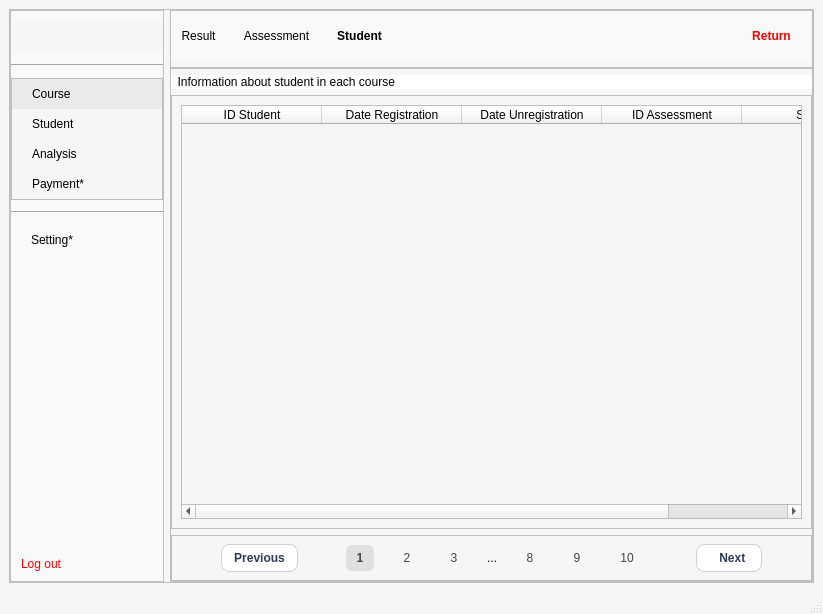
<?xml version="1.0" encoding="UTF-8"?>
<ui version="4.0">
 <class>MainWindow</class>
 <widget class="QMainWindow" name="MainWindow">
  <property name="geometry">
   <rect>
    <x>0</x>
    <y>0</y>
    <width>823</width>
    <height>614</height>
   </rect>
  </property>
  <property name="windowTitle">
   <string>MainWindow</string>
  </property>
  <property name="styleSheet">
   <string notr="true">QMainWindow {
    background-color: #f6f6f6;
}
QFrame {
    background-color: #f6f6f6;
}
#centralwidget{
	background-color: #f6f6f6;
}
#menu {
    background-color: #f9f9f9;
    border-right: 1px solid #e0e0e0;
}
QLabel#brand {
    color: black;
}

#header_result,
#header_assessment,
#header_student {

border: none;
padding: 5px 10px;
}

#header_student {
    background-color: #4C8BF5; /* A vibrant blue (matches existing create button) */
    
    /* Ensure it overrides the basic button style from the common rule */
    border: none;
    padding: 5px 10px;
    
    /* Optional visual flair */
    border-radius: 4px; 
    font-weight: bold;
}



#header_return {

background-color: black;
color: red;
border: none;
padding: 5px 10px;
font-weight:bold;
}
#menu_analysis,
#menu_course,
#menu_payment,
#menu_student,
#menu_setting {
    text-align: left;
    padding: 8px 20px;
    border: none;
	color: black;
}
#menu_analysis:hover,
#menu_course:hover,
#menu_logout:hover,
#menu_payment:hover,
#menu_student:hover,
#menu_setting:hover {
    background-color: #eaeaea;
}
#menu_logout {
    color: red;
    padding: 10px;
    text-align: left;
	border: none;
}
#menu_course {
    background-color: #eaeaea;
}
#course_student_search_lineEdit {
    background-color: #F8F8F8;
    border: 1px solid #CCCCCC;
    border-radius-right: 10px;
    padding: 6px 12px;
    color: #555;
}
#course_student_search_lineEdit:focus {
    border: 2px solid #A0A0A0;
}
#course_student_search_comboBox {
    background-color: #2E2E2E;
    color: white;
    padding: 6px 12px;
    font-weight: bold;
}
QComboBox QAbstractItemView {
    background-color: #2E2E2E;
    color: white;
    selection-background-color: #444444;
    selection-color: white;
}
#course_student_create {
    background-color: #4C8BF5;
    color: white;
    border: none;
    border-radius: 8px;
    padding: 6px 10px;
    font-weight: bold;
}
#course_student_create:hover {
    background-color: #3B73E0;
}
#course_student_filter {
    background-color: #F4F4F4;
    border: 1px solid #CCCCCC;
    border-radius: 8px;
    padding: 6px 10px;
	color: black;
}
#course_student_filter:hover {
    background-color: #EAEAEA;
}
#header{
	background-color: #f9f9f9;
	color: black;
}
#course_student_previous, #course_student_next {
    background-color: white;
    color: #2E3A59;
    border: 1px solid #D0D0D0;
    border-radius: 8px;
    padding: 6px 12px;
    font-weight: 500;
}
#course_student_previous:hover, #course_student_next:hover {
    background-color: #F5F5F5;
}
#course_student_page_1, #course_student_page_2, #course_student_page_3, #course_student_page_8, #course_student_page_9, #course_student_page_10 {
    background-color: transparent;
    border: none;
    color: #444;
    padding: 6px 10px;
}
#course_student_page_1 {
    background-color: #E0E0E0;
    border-radius: 6px;
    font-weight: bold;
}
#space {
    color: #777;
    font-weight: bold;
}


</string>
  </property>
  <widget class="QWidget" name="centralwidget">
   <layout class="QHBoxLayout" name="horizontalLayout_5">
    <item>
     <widget class="QFrame" name="frame">
      <property name="sizePolicy">
       <sizepolicy hsizetype="Preferred" vsizetype="Preferred">
        <horstretch>0</horstretch>
        <verstretch>0</verstretch>
       </sizepolicy>
      </property>
      <property name="minimumSize">
       <size>
        <width>801</width>
        <height>541</height>
       </size>
      </property>
      <property name="frameShape">
       <enum>QFrame::StyledPanel</enum>
      </property>
      <property name="frameShadow">
       <enum>QFrame::Raised</enum>
      </property>
      <layout class="QHBoxLayout" name="horizontalLayout">
       <property name="leftMargin">
        <number>0</number>
       </property>
       <property name="topMargin">
        <number>0</number>
       </property>
       <property name="rightMargin">
        <number>0</number>
       </property>
       <property name="bottomMargin">
        <number>0</number>
       </property>
       <item>
        <widget class="QFrame" name="menu">
         <property name="sizePolicy">
          <sizepolicy hsizetype="Preferred" vsizetype="Preferred">
           <horstretch>0</horstretch>
           <verstretch>0</verstretch>
          </sizepolicy>
         </property>
         <property name="frameShape">
          <enum>QFrame::StyledPanel</enum>
         </property>
         <property name="frameShadow">
          <enum>QFrame::Raised</enum>
         </property>
         <layout class="QVBoxLayout" name="verticalLayout" stretch="0,0,0,0,0,0,0">
          <property name="spacing">
           <number>11</number>
          </property>
          <property name="leftMargin">
           <number>0</number>
          </property>
          <property name="topMargin">
           <number>11</number>
          </property>
          <property name="rightMargin">
           <number>0</number>
          </property>
          <property name="bottomMargin">
           <number>0</number>
          </property>
          <item>
           <widget class="QLabel" name="brand">
            <property name="sizePolicy">
             <sizepolicy hsizetype="Preferred" vsizetype="Preferred">
              <horstretch>0</horstretch>
              <verstretch>0</verstretch>
             </sizepolicy>
            </property>
            <property name="maximumSize">
             <size>
              <width>150</width>
              <height>60</height>
             </size>
            </property>
            <property name="font">
             <font>
              <pointsize>20</pointsize>
             </font>
            </property>
            <property name="layoutDirection">
             <enum>Qt::RightToLeft</enum>
            </property>
            <property name="styleSheet">
             <string notr="true"/>
            </property>
            <property name="text">
             <string/>
            </property>
            <property name="pixmap">
             <pixmap resource="../media/resource_from_qt.qrc">:/Images/images/Logo DUKI.png</pixmap>
            </property>
            <property name="scaledContents">
             <bool>true</bool>
            </property>
            <property name="alignment">
             <set>Qt::AlignCenter</set>
            </property>
           </widget>
          </item>
          <item>
           <widget class="Line" name="line_1">
            <property name="orientation">
             <enum>Qt::Horizontal</enum>
            </property>
           </widget>
          </item>
          <item>
           <widget class="QFrame" name="frame_2">
            <property name="frameShape">
             <enum>QFrame::StyledPanel</enum>
            </property>
            <property name="frameShadow">
             <enum>QFrame::Raised</enum>
            </property>
            <layout class="QVBoxLayout" name="verticalLayout_3">
             <property name="spacing">
              <number>0</number>
             </property>
             <property name="leftMargin">
              <number>0</number>
             </property>
             <property name="topMargin">
              <number>0</number>
             </property>
             <property name="rightMargin">
              <number>0</number>
             </property>
             <property name="bottomMargin">
              <number>0</number>
             </property>
             <item>
              <widget class="QPushButton" name="menu_course">
               <property name="sizePolicy">
                <sizepolicy hsizetype="Minimum" vsizetype="Preferred">
                 <horstretch>0</horstretch>
                 <verstretch>0</verstretch>
                </sizepolicy>
               </property>
               <property name="styleSheet">
                <string notr="true"/>
               </property>
               <property name="text">
                <string>Course</string>
               </property>
               <property name="icon">
                <iconset resource="../media/resource_from_qt.qrc">
                 <normaloff>:/Icons/images/icons/Course/Course.png</normaloff>:/Icons/images/icons/Course/Course.png</iconset>
               </property>
              </widget>
             </item>
             <item>
              <widget class="QPushButton" name="menu_student">
               <property name="sizePolicy">
                <sizepolicy hsizetype="Minimum" vsizetype="Preferred">
                 <horstretch>0</horstretch>
                 <verstretch>0</verstretch>
                </sizepolicy>
               </property>
               <property name="layoutDirection">
                <enum>Qt::LeftToRight</enum>
               </property>
               <property name="styleSheet">
                <string notr="true"/>
               </property>
               <property name="text">
                <string>Student</string>
               </property>
               <property name="icon">
                <iconset resource="../media/resource_from_qt.qrc">
                 <normaloff>:/Icons/images/icons/Course/Analysis.png</normaloff>:/Icons/images/icons/Course/Analysis.png</iconset>
               </property>
              </widget>
             </item>
             <item>
              <widget class="QPushButton" name="menu_analysis">
               <property name="sizePolicy">
                <sizepolicy hsizetype="Minimum" vsizetype="Preferred">
                 <horstretch>0</horstretch>
                 <verstretch>0</verstretch>
                </sizepolicy>
               </property>
               <property name="styleSheet">
                <string notr="true"/>
               </property>
               <property name="text">
                <string>Analysis</string>
               </property>
               <property name="icon">
                <iconset resource="../media/resource_from_qt.qrc">
                 <normaloff>:/Icons/images/icons/Course/Analysis.png</normaloff>:/Icons/images/icons/Course/Analysis.png</iconset>
               </property>
              </widget>
             </item>
             <item>
              <widget class="QPushButton" name="menu_payment">
               <property name="sizePolicy">
                <sizepolicy hsizetype="Preferred" vsizetype="Preferred">
                 <horstretch>0</horstretch>
                 <verstretch>0</verstretch>
                </sizepolicy>
               </property>
               <property name="minimumSize">
                <size>
                 <width>150</width>
                 <height>28</height>
                </size>
               </property>
               <property name="styleSheet">
                <string notr="true"/>
               </property>
               <property name="text">
                <string>Payment*</string>
               </property>
               <property name="icon">
                <iconset resource="../media/resource_from_qt.qrc">
                 <normaloff>:/Icons/images/icons/Course/Payment.png</normaloff>:/Icons/images/icons/Course/Payment.png</iconset>
               </property>
              </widget>
             </item>
            </layout>
           </widget>
          </item>
          <item>
           <widget class="Line" name="line_2">
            <property name="orientation">
             <enum>Qt::Horizontal</enum>
            </property>
           </widget>
          </item>
          <item>
           <widget class="QPushButton" name="menu_setting">
            <property name="sizePolicy">
             <sizepolicy hsizetype="Preferred" vsizetype="Preferred">
              <horstretch>0</horstretch>
              <verstretch>0</verstretch>
             </sizepolicy>
            </property>
            <property name="minimumSize">
             <size>
              <width>60</width>
              <height>12</height>
             </size>
            </property>
            <property name="styleSheet">
             <string notr="true"/>
            </property>
            <property name="text">
             <string>Setting*</string>
            </property>
           </widget>
          </item>
          <item>
           <spacer name="verticalSpacer">
            <property name="orientation">
             <enum>Qt::Vertical</enum>
            </property>
            <property name="sizeHint" stdset="0">
             <size>
              <width>20</width>
              <height>40</height>
             </size>
            </property>
           </spacer>
          </item>
          <item>
           <widget class="QPushButton" name="menu_logout">
            <property name="sizePolicy">
             <sizepolicy hsizetype="Preferred" vsizetype="Preferred">
              <horstretch>0</horstretch>
              <verstretch>0</verstretch>
             </sizepolicy>
            </property>
            <property name="styleSheet">
             <string notr="true"/>
            </property>
            <property name="text">
             <string>Log out</string>
            </property>
            <property name="icon">
             <iconset resource="../media/resource_from_qt.qrc">
              <normaloff>:/Icons/images/icons/Course/Log_Out.png</normaloff>:/Icons/images/icons/Course/Log_Out.png</iconset>
            </property>
           </widget>
          </item>
         </layout>
        </widget>
       </item>
       <item>
        <widget class="QFrame" name="frame_3">
         <property name="sizePolicy">
          <sizepolicy hsizetype="Preferred" vsizetype="Preferred">
           <horstretch>0</horstretch>
           <verstretch>0</verstretch>
          </sizepolicy>
         </property>
         <property name="frameShape">
          <enum>QFrame::StyledPanel</enum>
         </property>
         <property name="frameShadow">
          <enum>QFrame::Raised</enum>
         </property>
         <layout class="QVBoxLayout" name="verticalLayout_2">
          <property name="leftMargin">
           <number>0</number>
          </property>
          <property name="topMargin">
           <number>0</number>
          </property>
          <property name="rightMargin">
           <number>0</number>
          </property>
          <property name="bottomMargin">
           <number>0</number>
          </property>
          <item>
           <widget class="QWidget" name="header" native="true">
            <property name="minimumSize">
             <size>
              <width>50</width>
              <height>50</height>
             </size>
            </property>
            <property name="styleSheet">
             <string notr="true">background-color: #f9f9f9;</string>
            </property>
            <layout class="QHBoxLayout" name="horizontalLayout_9">
             <property name="spacing">
              <number>7</number>
             </property>
             <property name="leftMargin">
              <number>0</number>
             </property>
             <property name="topMargin">
              <number>0</number>
             </property>
             <property name="rightMargin">
              <number>11</number>
             </property>
             <property name="bottomMargin">
              <number>0</number>
             </property>
             <item>
              <widget class="QPushButton" name="header_result">
               <property name="styleSheet">
                <string notr="true">
color: black</string>
               </property>
               <property name="text">
                <string>Result</string>
               </property>
              </widget>
             </item>
             <item>
              <widget class="QPushButton" name="header_assessment">
               <property name="styleSheet">
                <string notr="true">color: black</string>
               </property>
               <property name="text">
                <string>Assessment</string>
               </property>
              </widget>
             </item>
             <item>
              <widget class="QPushButton" name="header_student">
               <property name="styleSheet">
                <string notr="true">color: black</string>
               </property>
               <property name="text">
                <string>Student</string>
               </property>
              </widget>
             </item>
             <item>
              <spacer name="horizontalSpacer_5">
               <property name="orientation">
                <enum>Qt::Horizontal</enum>
               </property>
               <property name="sizeHint" stdset="0">
                <size>
                 <width>40</width>
                 <height>20</height>
                </size>
               </property>
              </spacer>
             </item>
             <item>
              <widget class="QPushButton" name="header_return">
               <property name="text">
                <string>Return</string>
               </property>
              </widget>
             </item>
            </layout>
           </widget>
          </item>
          <item>
           <widget class="QFrame" name="option">
            <property name="sizePolicy">
             <sizepolicy hsizetype="Preferred" vsizetype="Preferred">
              <horstretch>0</horstretch>
              <verstretch>0</verstretch>
             </sizepolicy>
            </property>
            <property name="frameShape">
             <enum>QFrame::StyledPanel</enum>
            </property>
            <property name="frameShadow">
             <enum>QFrame::Raised</enum>
            </property>
            <layout class="QHBoxLayout" name="horizontalLayout_2">
             <property name="leftMargin">
              <number>0</number>
             </property>
             <property name="topMargin">
              <number>0</number>
             </property>
             <property name="rightMargin">
              <number>0</number>
             </property>
             <property name="bottomMargin">
              <number>0</number>
             </property>
            </layout>
           </widget>
          </item>
          <item>
           <widget class="QLabel" name="label">
            <property name="styleSheet">
             <string notr="true">color: black;
background-color: white</string>
            </property>
            <property name="text">
             <string>  Information about student in each course</string>
            </property>
           </widget>
          </item>
          <item>
           <widget class="QFrame" name="frame_6">
            <property name="sizePolicy">
             <sizepolicy hsizetype="Preferred" vsizetype="Expanding">
              <horstretch>0</horstretch>
              <verstretch>0</verstretch>
             </sizepolicy>
            </property>
            <property name="minimumSize">
             <size>
              <width>165</width>
              <height>0</height>
             </size>
            </property>
            <property name="frameShape">
             <enum>QFrame::StyledPanel</enum>
            </property>
            <property name="frameShadow">
             <enum>QFrame::Raised</enum>
            </property>
            <layout class="QHBoxLayout" name="horizontalLayout_8">
             <item>
              <widget class="QTableWidget" name="course_student_table">
               <property name="styleSheet">
                <string notr="true">color: black</string>
               </property>
               <attribute name="horizontalHeaderDefaultSectionSize">
                <number>140</number>
               </attribute>
               <column>
                <property name="text">
                 <string>ID Student</string>
                </property>
               </column>
               <column>
                <property name="text">
                 <string>Date Registration</string>
                </property>
               </column>
               <column>
                <property name="text">
                 <string>Date Unregistration</string>
                </property>
               </column>
               <column>
                <property name="text">
                 <string>ID Assessment</string>
                </property>
               </column>
               <column>
                <property name="text">
                 <string>Score</string>
                </property>
               </column>
              </widget>
             </item>
            </layout>
           </widget>
          </item>
          <item>
           <widget class="QFrame" name="frame_7">
            <property name="sizePolicy">
             <sizepolicy hsizetype="Preferred" vsizetype="Preferred">
              <horstretch>0</horstretch>
              <verstretch>0</verstretch>
             </sizepolicy>
            </property>
            <property name="frameShape">
             <enum>QFrame::StyledPanel</enum>
            </property>
            <property name="frameShadow">
             <enum>QFrame::Raised</enum>
            </property>
            <layout class="QHBoxLayout" name="horizontalLayout_6">
             <property name="topMargin">
              <number>0</number>
             </property>
             <property name="bottomMargin">
              <number>0</number>
             </property>
             <item>
              <spacer name="horizontalSpacer_3">
               <property name="orientation">
                <enum>Qt::Horizontal</enum>
               </property>
               <property name="sizeHint" stdset="0">
                <size>
                 <width>40</width>
                 <height>20</height>
                </size>
               </property>
              </spacer>
             </item>
             <item>
              <widget class="QPushButton" name="course_student_previous">
               <property name="sizePolicy">
                <sizepolicy hsizetype="Preferred" vsizetype="Fixed">
                 <horstretch>0</horstretch>
                 <verstretch>0</verstretch>
                </sizepolicy>
               </property>
               <property name="text">
                <string>Previous</string>
               </property>
               <property name="icon">
                <iconset resource="../media/resource_from_qt.qrc">
                 <normaloff>:/Icons/images/icons/Course/le-Photoroom.png</normaloff>:/Icons/images/icons/Course/le-Photoroom.png</iconset>
               </property>
              </widget>
             </item>
             <item>
              <spacer name="horizontalSpacer">
               <property name="orientation">
                <enum>Qt::Horizontal</enum>
               </property>
               <property name="sizeHint" stdset="0">
                <size>
                 <width>1</width>
                 <height>20</height>
                </size>
               </property>
              </spacer>
             </item>
             <item>
              <widget class="QWidget" name="course_student_page" native="true">
               <property name="sizePolicy">
                <sizepolicy hsizetype="Maximum" vsizetype="Preferred">
                 <horstretch>30</horstretch>
                 <verstretch>0</verstretch>
                </sizepolicy>
               </property>
               <property name="minimumSize">
                <size>
                 <width>350</width>
                 <height>0</height>
                </size>
               </property>
               <layout class="QHBoxLayout" name="horizontalLayout_7">
                <property name="leftMargin">
                 <number>11</number>
                </property>
                <property name="rightMargin">
                 <number>11</number>
                </property>
                <item>
                 <widget class="QPushButton" name="course_student_page_1">
                  <property name="sizePolicy">
                   <sizepolicy hsizetype="Fixed" vsizetype="Preferred">
                    <horstretch>0</horstretch>
                    <verstretch>0</verstretch>
                   </sizepolicy>
                  </property>
                  <property name="minimumSize">
                   <size>
                    <width>28</width>
                    <height>0</height>
                   </size>
                  </property>
                  <property name="text">
                   <string>1</string>
                  </property>
                 </widget>
                </item>
                <item>
                 <widget class="QPushButton" name="course_student_page_2">
                  <property name="sizePolicy">
                   <sizepolicy hsizetype="Fixed" vsizetype="Preferred">
                    <horstretch>0</horstretch>
                    <verstretch>0</verstretch>
                   </sizepolicy>
                  </property>
                  <property name="minimumSize">
                   <size>
                    <width>28</width>
                    <height>0</height>
                   </size>
                  </property>
                  <property name="text">
                   <string>2</string>
                  </property>
                 </widget>
                </item>
                <item>
                 <widget class="QPushButton" name="course_student_page_8">
                  <property name="sizePolicy">
                   <sizepolicy hsizetype="Fixed" vsizetype="Preferred">
                    <horstretch>0</horstretch>
                    <verstretch>0</verstretch>
                   </sizepolicy>
                  </property>
                  <property name="minimumSize">
                   <size>
                    <width>28</width>
                    <height>0</height>
                   </size>
                  </property>
                  <property name="text">
                   <string>3</string>
                  </property>
                 </widget>
                </item>
                <item>
                 <widget class="QLabel" name="course_student_space">
                  <property name="sizePolicy">
                   <sizepolicy hsizetype="Fixed" vsizetype="Preferred">
                    <horstretch>0</horstretch>
                    <verstretch>0</verstretch>
                   </sizepolicy>
                  </property>
                  <property name="layoutDirection">
                   <enum>Qt::LeftToRight</enum>
                  </property>
                  <property name="text">
                   <string>...</string>
                  </property>
                  <property name="alignment">
                   <set>Qt::AlignCenter</set>
                  </property>
                 </widget>
                </item>
                <item>
                 <widget class="QPushButton" name="course_student_page_10">
                  <property name="sizePolicy">
                   <sizepolicy hsizetype="Fixed" vsizetype="Preferred">
                    <horstretch>0</horstretch>
                    <verstretch>0</verstretch>
                   </sizepolicy>
                  </property>
                  <property name="minimumSize">
                   <size>
                    <width>28</width>
                    <height>0</height>
                   </size>
                  </property>
                  <property name="text">
                   <string>8</string>
                  </property>
                 </widget>
                </item>
                <item>
                 <widget class="QPushButton" name="course_student_page_9">
                  <property name="sizePolicy">
                   <sizepolicy hsizetype="Fixed" vsizetype="Preferred">
                    <horstretch>0</horstretch>
                    <verstretch>0</verstretch>
                   </sizepolicy>
                  </property>
                  <property name="minimumSize">
                   <size>
                    <width>28</width>
                    <height>0</height>
                   </size>
                  </property>
                  <property name="text">
                   <string>9</string>
                  </property>
                 </widget>
                </item>
                <item>
                 <widget class="QPushButton" name="course_student_page_3">
                  <property name="sizePolicy">
                   <sizepolicy hsizetype="Fixed" vsizetype="Preferred">
                    <horstretch>0</horstretch>
                    <verstretch>0</verstretch>
                   </sizepolicy>
                  </property>
                  <property name="minimumSize">
                   <size>
                    <width>28</width>
                    <height>0</height>
                   </size>
                  </property>
                  <property name="text">
                   <string>10</string>
                  </property>
                 </widget>
                </item>
               </layout>
              </widget>
             </item>
             <item>
              <spacer name="horizontalSpacer_2">
               <property name="orientation">
                <enum>Qt::Horizontal</enum>
               </property>
               <property name="sizeHint" stdset="0">
                <size>
                 <width>4</width>
                 <height>20</height>
                </size>
               </property>
              </spacer>
             </item>
             <item>
              <widget class="QPushButton" name="course_student_next">
               <property name="sizePolicy">
                <sizepolicy hsizetype="Preferred" vsizetype="Fixed">
                 <horstretch>0</horstretch>
                 <verstretch>0</verstretch>
                </sizepolicy>
               </property>
               <property name="layoutDirection">
                <enum>Qt::RightToLeft</enum>
               </property>
               <property name="text">
                <string>   Next </string>
               </property>
               <property name="icon">
                <iconset resource="../media/resource_from_qt.qrc">
                 <normaloff>:/Icons/images/icons/Course/ri-Photoroom.png</normaloff>:/Icons/images/icons/Course/ri-Photoroom.png</iconset>
               </property>
              </widget>
             </item>
             <item>
              <spacer name="horizontalSpacer_4">
               <property name="orientation">
                <enum>Qt::Horizontal</enum>
               </property>
               <property name="sizeHint" stdset="0">
                <size>
                 <width>40</width>
                 <height>20</height>
                </size>
               </property>
              </spacer>
             </item>
            </layout>
           </widget>
          </item>
         </layout>
        </widget>
       </item>
      </layout>
     </widget>
    </item>
   </layout>
  </widget>
  <widget class="QMenuBar" name="menubar">
   <property name="geometry">
    <rect>
     <x>0</x>
     <y>0</y>
     <width>823</width>
     <height>26</height>
    </rect>
   </property>
  </widget>
  <widget class="QStatusBar" name="statusbar"/>
 </widget>
 <resources>
  <include location="../media/resource_from_qt.qrc"/>
 </resources>
 <connections/>
</ui>
